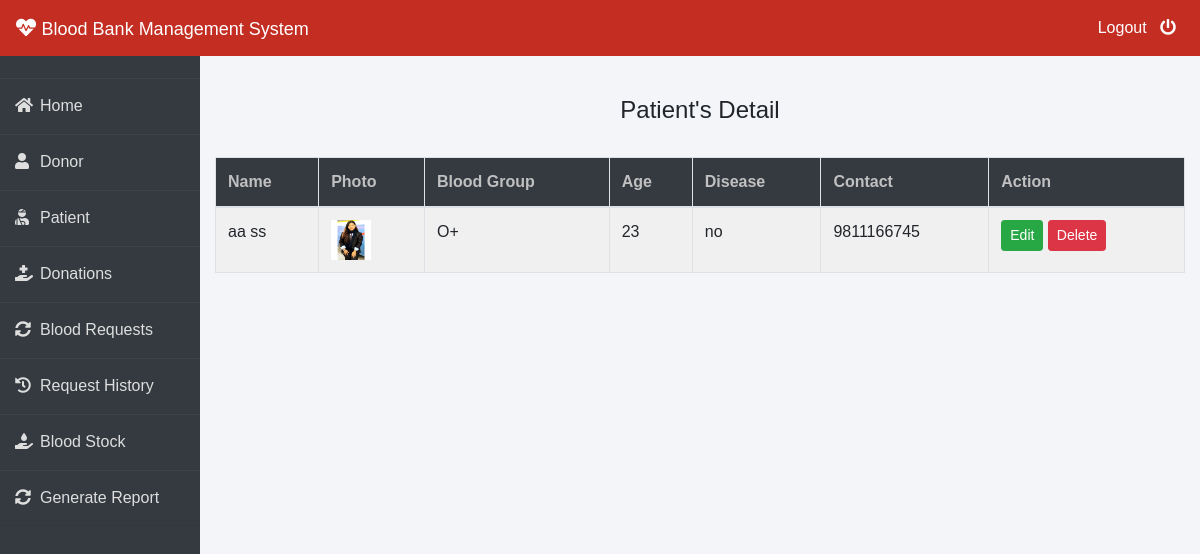
The app's page /admin-patient (signed in), older data.
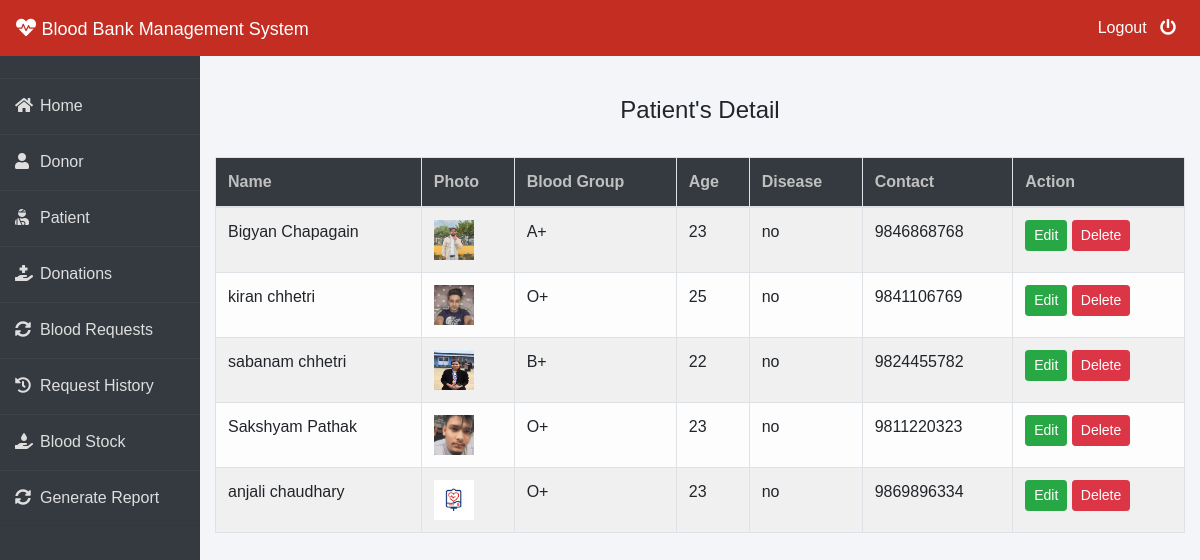
The same page, newer data.
### patient/models.py (models this page shows, shortened)
class Patient(models.Model):
    user=models.OneToOneField(User,on_delete=models.CASCADE)
    profile_pic= models.ImageField(upload_to='profile_pic/Patient/',null=True,blank=True)
    age=models.PositiveIntegerField()
    bloodgroup=models.CharField(max_length=10)
    disease=models.CharField(max_length=100)
    doctorname=models.CharField(max_length=50)
    address = models.CharField(max_length=40)
    mobile = models.CharField(max_length=20,null=False)
    @property
    def get_name(self):
        return self.user.first_name+" "+self.user.last_name

### blood/views.py (the view)
# urls.py: path('admin-patient', views.admin_patient_view,name='admin-patient'),
@login_required(login_url='adminlogin')
def admin_patient_view(request):
    patients=pmodels.Patient.objects.all()
    return render(request,'blood/admin_patient.html',{'patients':patients})

### templates/blood/admin_patient.html
{% extends 'blood/adminbase.html' %}
{% block content %}
{% load widget_tweaks %}
{%load static%}
<br><br>
<div class="container">
    <H4 class="text-center">Patient's Detail</H4><br>
    <table class="table table-light table-hover table-bordered table-striped">
        <thead class="bg-dark">
            <tr>
                <th scope="col" style="color: rgb(192, 192, 192);">Name</th>
                <th scope="col" style="color: rgb(192, 192, 192);">Photo</th>
                <th scope="col" style="color: rgb(192, 192, 192);">Blood Group</th>
                <th scope="col" style="color: rgb(192, 192, 192);">Age</th>
                <th scope="col" style="color: rgb(192, 192, 192);">Disease</th>
                <th scope="col" style="color: rgb(192, 192, 192);">Contact</th>
                <th style="color: rgb(192, 192, 192);">Action</th>
            </tr>
        </thead>
        <tbody>
            {% for t in patients %}
            <tr>
                <td> {{t.get_name}}</td>
                <td> <img src="{% static t.profile_pic.url %}" alt="Profile Pic" height="40px" width="40px" /></td>
                <td>{{t.bloodgroup}}</td>
                <td>{{t.age}}</td>
                <td>{{t.disease}}</td>
                <td>{{t.mobile}}</td>
                <td>
                    <button class="btn btn-success btn-sm"><a  style="text-decoration: none;color: white;" href="{% url 'update-patient' t.id  %}">Edit</a> </button>
                    <button class="btn btn-danger btn-sm"><a  style="text-decoration: none;color: white;" href="{% url 'delete-patient' t.id  %}">Delete</a> </button>
                </td>
            </tr>
            {% endfor %}
        </tbody>
    </table>
</div>
{% endblock content %}

### templates/blood/adminbase.html (shortened to what this page needs)
<!DOCTYPE html>
<html lang="en">
<head>
    <link rel="stylesheet" href="https://maxcdn.bootstrapcdn.com/bootstrap/4.0.0/css/bootstrap.min.css">
    <link rel="stylesheet" href="https://cdnjs.cloudflare.com/ajax/libs/font-awesome/5.14.0/css/all.css">
</head>
<body>
    <nav class="navbar navbar-expand-lg navbar-light fixed-top bg-danger">
        <a style="color:white;" class="navbar-brand" href="/"><i class="fa fa-heartbeat"></i>&nbsp;<font face = "Comic sans MS" size ="4">Blood Bank Management System</font></a>
        <div class="navbar-collapse collapse w-100 order-3 dual-collapse2">
            <ul class="navbar-nav ml-auto">
                <li class="nav-item">
                    <a class="nav-link" style="color: white;" href="/logout">Logout &nbsp; <i class="fas fa-power-off"></i></a>
                </li>
            </ul>
        </div>
      </nav>
<br><br>
<div class="wrapper">
    <div class="sidebar">
        <ul>
            <li><a style="text-decoration:none;" href="/"><i class="fas fa-home"></i>Home</a></li>
            <li><a style="text-decoration:none;" href="/admin-donor"><i class="fas fa-user"></i>Donor</a></li>
            <li><a style="text-decoration:none;" href="/admin-patient"><i class="fas fa-user-injured"></i>Patient</a></li>
            <li><a style="text-decoration:none;" href="/admin-donation"><i class="fas fa-hand-holding-medical"></i>Donations</a></li>
            <li><a style="text-decoration:none;" href="/admin-request"><i class="fas fa-sync-alt"></i>Blood Requests</a></li>
            <li><a style="text-decoration:none;" href="/admin-request-history"><i class="fas fa-history"></i>Request History</a></li>
            <li><a style="text-decoration:none;" href="/admin-blood"><i class="fas fa-hand-holding-water"></i>Blood Stock</a></li>
            <li><a style="text-decoration:none;" href="/search-donors"><i class="fas fa-sync-alt"></i>Generate Report</a></li>
        </ul>
    </div>
    <div class="main_content">
{% block content %}
{% endblock content %}
    </div>
</div>
</body>
</html>

### templates/blood/adminbase.html (style rules this page uses)
* { margin: 0; padding: 0; box-sizing: border-box; list-style: none; text-decoration: none; font-family: 'Josefin Sans', sans-serif; }
body { background-color: #f3f5f9; }
.bg-danger { background-color: #c32d22!important; }
.wrapper { display: flex; position: relative; }
.wrapper .sidebar { width: 200px; height: 100%; background: #343a40; padding: 30px 0px; position: fixed; }
.wrapper .sidebar ul li { padding: 15px; border-bottom: 1px solid #dedede; border-bottom: 1px solid rgba(0,0,0,0.05); border-top: 1px solid rgba(255,255,255,0.05); }
.wrapper .sidebar ul li a { color: #dedede; display: block; }
.wrapper .sidebar ul li a .fas { width: 25px; }
.wrapper .main_content { width: 100%; margin-left: 200px; }

Row changes from the older to the newer data that the page shows:
removed Patient: get_name "aa ss", profile_pic (picture), bloodgroup "O+", age "23", disease "no", mobile "9811166745"
added Patient: get_name "Bigyan Chapagain", profile_pic (picture), bloodgroup "A+", age "23", disease "no", mobile "9846868768"
added Patient: get_name "kiran chhetri", profile_pic (picture), bloodgroup "O+", age "25", disease "no", mobile "9841106769"
added Patient: get_name "sabanam chhetri", profile_pic (picture), bloodgroup "B+", age "22", disease "no", mobile "9824455782"
added Patient: get_name "Sakshyam Pathak", profile_pic (picture), bloodgroup "O+", age "23", disease "no", mobile "9811220323"
added Patient: get_name "anjali chaudhary", profile_pic (picture), bloodgroup "O+", age "23", disease "no", mobile "9869896334"
